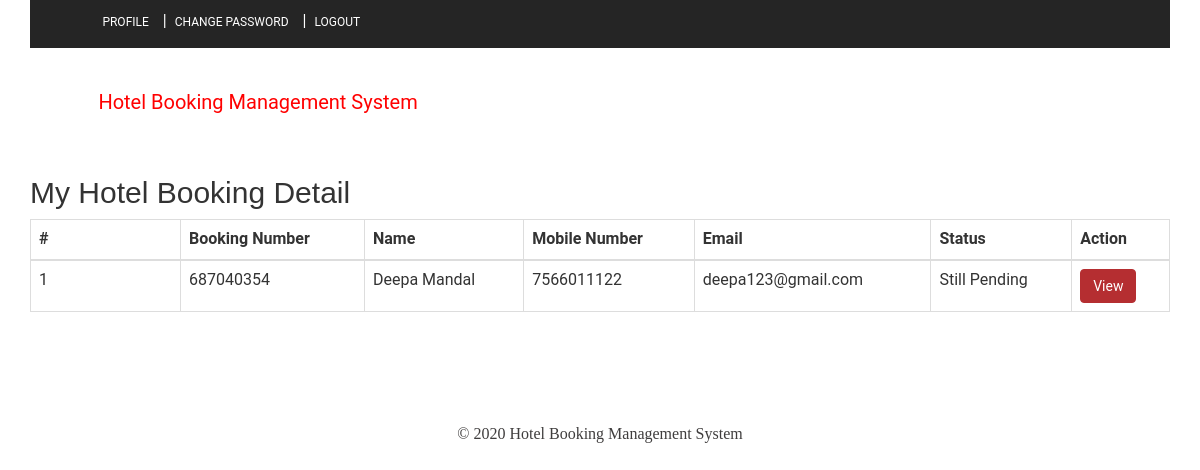
/my-booking.php (signed in), run on the app's committed database.
### tables this page shows
CREATE TABLE `tblbooking` (
  `ID` int(10) NOT NULL,
  `RoomId` int(5) DEFAULT NULL,
  `BookingNumber` varchar(120) DEFAULT NULL,
  `UserID` int(5) NOT NULL,
  `IDType` varchar(120) DEFAULT NULL,
  `Gender` varchar(50) DEFAULT NULL,
  `Address` mediumtext DEFAULT NULL,
  `CheckinDate` varchar(200) DEFAULT NULL,
  `CheckoutDate` varchar(200) DEFAULT NULL,
  `BookingDate` timestamp NULL DEFAULT current_timestamp(),
  `Remark` varchar(50) DEFAULT NULL,
  `Status` varchar(50) DEFAULT NULL,
  `UpdationDate` timestamp NULL DEFAULT NULL ON UPDATE current_timestamp()
);

CREATE TABLE `tbluser` (
  `ID` int(10) NOT NULL,
  `FullName` varchar(200) DEFAULT NULL,
  `MobileNumber` bigint(10) DEFAULT NULL,
  `Email` varchar(120) DEFAULT NULL,
  `Password` varchar(120) DEFAULT NULL,
  `RegDate` timestamp NULL DEFAULT current_timestamp()
);

### my-booking.php (the view, shortened to what this page needs)
<?php
include('includes/dbconnection.php');
if (strlen($_SESSION['hbmsuid']==0)) {
  header('location:logout.php');
  } else{
?>
<!DOCTYPE HTML>
<html>
<head>
<link href="css/bootstrap.css" rel="stylesheet" type="text/css" media="all">
<link href="css/style.css" rel="stylesheet" type="text/css" media="all" />
</head>
<body>
			<div class="header head-top">
				<div class="container">
	<?php include_once('includes/header.php');?>
		</div>
</div>
	<div class="typography">
			<div class="container">
				<div class="typography-info">
					<h2 class="type">My Hotel Booking Detail</h2>
				</div>
				<div class="bs-docs-example">
					<table class="table table-bordered">
						<thead>
							<tr>
								<th>#</th>
								<th>Booking Number</th>
								<th>Name</th>
								<th>Mobile Number</th>
								<th>Email</th>
								<th>Status</th>
								<th>Action</th>
							</tr>
						</thead>
						<tbody>
							<?php
                                            $uid= $_SESSION['hbmsuid'];
$sql="SELECT tbluser.*,tblbooking.BookingNumber,tblbooking.Status,tblbooking.ID as bid from tblbooking join tbluser on tblbooking.UserID=tbluser.ID where UserID=:uid";
$query = $dbh -> prepare($sql);
$query-> bindParam(':uid', $uid, PDO::PARAM_STR);
$query->execute();
$results=$query->fetchAll(PDO::FETCH_OBJ);
$cnt=1;
if($query->rowCount() > 0)
{
foreach($results as $row)
{               ?>
							<tr>
								<td><?php echo htmlentities($cnt);?></td>
								<td><?php  echo htmlentities($row->BookingNumber);?></td>
								<td><?php  echo htmlentities($row->FullName);?></td>
								<td><?php  echo htmlentities($row->MobileNumber);?></td>
								<td><?php  echo htmlentities($row->Email);?></td>
								<?php if($row->Status==""){ ?>
                     <td><?php echo "Still Pending"; ?></td>
<?php } else { ?>                  <td><?php  echo htmlentities($row->Status);?>
                  </td>
                  <?php } ?>
							 <td><a href="view-application-detail.php?viewid=<?php echo htmlentities ($row->bid);?>" class="btn btn-danger">View</a>
                                                    </td>
							</tr>
							<?php $cnt=$cnt+1;}} ?>
						</tbody>
					</table>
				</div>
			</div>
	</div>
				<?php include_once('includes/footer.php');?>
</body>
</html><?php }  ?>

### data on the page
tblbooking: BookingNumber "687040354", UserID.FullName "Deepa Mandal", UserID.MobileNumber "7566011122", UserID.Email "deepa123@gmail.com", shows "Still Pending"
